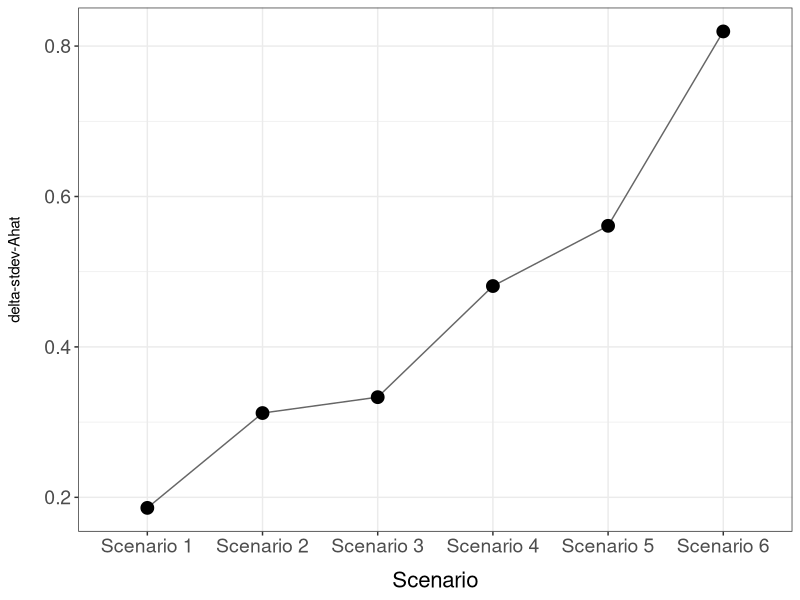
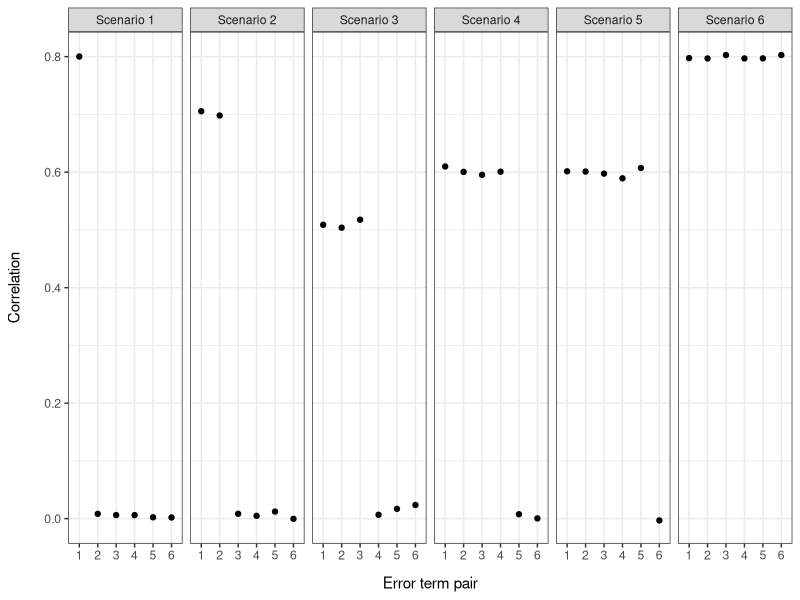

Write the R code that produced these figures, in order.
###############################################################################
#  Appendix demo 5 
#
#  Effect of differences among pairwise correlations.
#  Goal is to produce to graphical outputs:
#   1) a bar graph: y:delta-stdev  x:discrete pairwise scenarios
#   2) facets of point or bar graphs:  y:pairwise correlation, x=6 pairs,
#      facets are the six discrete pairwise scenarios
#
#  November 2026
#
###############################################################################


library(tibble)
library(dplyr)
library(tidyr)
library(stringr)
library(ggplot2)
library(MASS)


############################################################################
#  set fixed parameters and initialize results df
############################################################################
A <- 5   # kelp area, hectares
k <- 0.1
N <- 10000

results_df <- data.frame(
  rho_e1_e2 = numeric(),
  rho_e1_e3 = numeric(),
  rho_e1_e4 = numeric(),
  rho_e2_e3 = numeric(),
  rho_e2_e4 = numeric(),
  rho_e3_e4 = numeric(),
  var_Ahat = numeric()
)
 

############################################################################
# create correlation matrices for the six scenarios of pairwise correlation
# and store in list corr_scenarios
############################################################################

corr_scenarios <- list()
init_matrix <- matrix(0.0, nrow=4, ncol=4)
diag(init_matrix) <- 1


### no pairwise correlation - baseline scenario
corr_scenarios[[1]] <- init_matrix


### one pair correlated
hi_corr_value <- 0.8
corr_matrix <- init_matrix
corr_matrix[1,2] <- hi_corr_value
corr_matrix[2,1] <- hi_corr_value
corr_scenarios[[2]] <- corr_matrix

# test eigen values of correlation matrix to ensure will work with mvrnorm
eigen_vals <- eigen(corr_matrix)$values
if (any(eigen_vals < 0)) {
  print("negative eigen value")
}

### two pair correlated
hi_corr_value <- 0.7
corr_matrix <- init_matrix
corr_matrix[1,2] <- hi_corr_value
corr_matrix[2,1] <- hi_corr_value
corr_matrix[1,3] <- hi_corr_value
corr_matrix[3,1] <- hi_corr_value
corr_scenarios[[3]] <- corr_matrix

# test eigen values of correlation matrix to ensure will work with mvrnorm
eigen_vals <- eigen(corr_matrix)$values
if (any(eigen_vals < 0)) {
  print("negative eigen value")
}


### three pair correlated
hi_corr_value <- 0.5
corr_matrix <- init_matrix
corr_matrix[1,2] <- hi_corr_value
corr_matrix[2,1] <- hi_corr_value
corr_matrix[1,3] <- hi_corr_value
corr_matrix[3,1] <- hi_corr_value
corr_matrix[1,4] <- hi_corr_value
corr_matrix[4,1] <- hi_corr_value
corr_scenarios[[4]] <- corr_matrix

# test eigen values of correlation matrix to ensure will work with mvrnorm
eigen_vals <- eigen(corr_matrix)$values
if (any(eigen_vals < 0)) {
  print("negative eigen value")
}



### four pair correlated
hi_corr_value <- 0.6
corr_matrix <- init_matrix
corr_matrix[1,2] <- hi_corr_value
corr_matrix[2,1] <- hi_corr_value
corr_matrix[1,3] <- hi_corr_value
corr_matrix[3,1] <- hi_corr_value
corr_matrix[1,4] <- hi_corr_value
corr_matrix[4,1] <- hi_corr_value
corr_matrix[2,3] <- hi_corr_value
corr_matrix[3,2] <- hi_corr_value
corr_scenarios[[5]] <- corr_matrix

# test eigen values of correlation matrix to ensure will work with mvrnorm
eigen_vals <- eigen(corr_matrix)$values
if (any(eigen_vals < 0)) {
  print("negative eigen value")
}



### five pair correlated
hi_corr_value <- 0.6
corr_matrix <- init_matrix
corr_matrix[1,2] <- hi_corr_value
corr_matrix[2,1] <- hi_corr_value
corr_matrix[1,3] <- hi_corr_value
corr_matrix[3,1] <- hi_corr_value
corr_matrix[1,4] <- hi_corr_value
corr_matrix[4,1] <- hi_corr_value
corr_matrix[2,3] <- hi_corr_value
corr_matrix[3,2] <- hi_corr_value
corr_matrix[2,4] <- hi_corr_value
corr_matrix[4,2] <- hi_corr_value
corr_scenarios[[6]] <- corr_matrix

# test eigen values of correlation matrix to ensure will work with mvrnorm
eigen_vals <- eigen(corr_matrix)$values
if (any(eigen_vals < 0)) {
  print("negative eigen value")
}



### six pair correlated
hi_corr_value <- 0.8
corr_matrix <- init_matrix
corr_matrix[1,2] <- hi_corr_value
corr_matrix[2,1] <- hi_corr_value
corr_matrix[1,3] <- hi_corr_value
corr_matrix[3,1] <- hi_corr_value
corr_matrix[1,4] <- hi_corr_value
corr_matrix[4,1] <- hi_corr_value
corr_matrix[2,3] <- hi_corr_value
corr_matrix[3,2] <- hi_corr_value
corr_matrix[2,4] <- hi_corr_value
corr_matrix[4,2] <- hi_corr_value
corr_matrix[3,4] <- hi_corr_value
corr_matrix[4,3] <- hi_corr_value
corr_scenarios[[7]] <- corr_matrix

# test eigen values of correlation matrix to ensure will work with mvrnorm
eigen_vals <- eigen(corr_matrix)$values
if (any(eigen_vals < 0)) {
  print("negative eigen value")
}

  
############################################################################
# loop through pairwise scenarios, create df with simulations for each 
# scenario, save only scenario results 
############################################################################
for (i in seq_along(corr_scenarios)) {
  
  # use corr matrix to generate standard normal random variates as the  
  # starting point for creating the four error sources 
  sim_data <- mvrnorm(n=N, mu=rep(0,4), Sigma=corr_scenarios[[i]])
  iter_df <- as.data.frame(sim_data)
  names(iter_df) <- c("zX1","zX2","zX3","zX4")
  
  # all 4 error terms share same stdev
  error_stdev <- k*A
  
  # scale error z values to actual error values
  iter_df <- iter_df %>%
    mutate(e1 = zX1 * error_stdev,
           e2 = zX2 * error_stdev,
           e3 = zX3 * error_stdev,
           e4 = zX4 * error_stdev)
  
  # calc Ahat - estimate of kelp area A
  iter_df <- iter_df %>%
    mutate(Ahat = A + e1 + e2 + e3 + e4)
  
  # create result record for this iteration and append to results df 
  results_rec <- data.frame(
    rho_e1_e2 = cor(iter_df$e1, iter_df$e2),
    rho_e1_e3 = cor(iter_df$e1, iter_df$e3),
    rho_e1_e4 = cor(iter_df$e1, iter_df$e4),
    rho_e2_e3 = cor(iter_df$e2, iter_df$e3),
    rho_e2_e4 = cor(iter_df$e2, iter_df$e4),
    rho_e3_e4 = cor(iter_df$e3, iter_df$e4),
    var_Ahat = var(iter_df$Ahat)
  )
  results_df <- rbind(results_df, results_rec) 
  
}  # close for loop through corr scenarios


############################################################################
# create final data frame for graphing - add stdev relative to rho=0 
############################################################################

# calc new variable delta-stdev for each scenario. This is the difference
# between the given scenario and the all rho=0 scenario.
baseline_stdev <- sqrt(results_df$var_Ahat[1])
results_df2 <- results_df %>%
  mutate(delta_stdev_Ahat = (sqrt(var_Ahat) - baseline_stdev)/
                              baseline_stdev,
         scenario = str_c("Scenario ",as.character(row_number() - 1))) %>%
  filter(scenario != "Scenario 0") 


############################################################################
# create graphs 
############################################################################
  
# make delta-stdev bar graphs - 1 bar for each scenario
p1 <- ggplot(data = results_df2,
             mapping = aes(x=scenario, y=delta_stdev_Ahat)) +
      geom_line(mapping = aes(group=1), color="gray40") +
      geom_point(size=4) +
      theme_bw() +
      theme(
        axis.title.x = element_text(margin = margin(t=10), size=16),
        axis.title.y = element_text(margin = margin(r=15)),
        axis.text = element_text(size=14)
      ) +
      scale_x_discrete(name="Scenario") +
      scale_y_continuous(name="delta-stdev-Ahat")


# make scenario facet graphs showing corr for each error pair
# first pivot longer to make tidy for use of faceting
pair_data <- results_df2 %>% 
  dplyr::select(-var_Ahat, -delta_stdev_Ahat) %>%
  pivot_longer(cols=c("rho_e1_e2","rho_e1_e3","rho_e1_e4","rho_e2_e3",
                      "rho_e2_e4","rho_e3_e4"), names_to="error_pair",
                      values_to="correlation")

p2 <- ggplot(data = pair_data,
             mapping = aes(x=error_pair, y=correlation)) +
      geom_point() +
      facet_grid(col=vars(scenario)) +
      theme_bw() +
      theme(
        axis.title.x = element_text(margin=margin(t=10)),
        axis.title.y = element_text(margin=margin(r=15))
      ) +
      scale_x_discrete(labels=c(1,2,3,4,5,6), name="Error term pair") +
      scale_y_continuous(name="Correlation")
